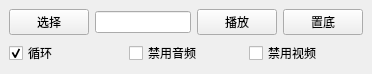
<?xml version="1.0" encoding="UTF-8"?>
<ui version="4.0">
 <class>MainWindow</class>
 <widget class="QMainWindow" name="MainWindow">
  <property name="geometry">
   <rect>
    <x>0</x>
    <y>0</y>
    <width>372</width>
    <height>67</height>
   </rect>
  </property>
  <property name="windowTitle">
   <string>MainWindow</string>
  </property>
  <widget class="QWidget" name="centralwidget">
   <layout class="QVBoxLayout" name="verticalLayout">
    <item>
     <layout class="QHBoxLayout" name="horizontalLayout">
      <item>
       <widget class="QPushButton" name="pushButton">
        <property name="text">
         <string>选择</string>
        </property>
       </widget>
      </item>
      <item>
       <widget class="QLineEdit" name="lineEdit"/>
      </item>
      <item>
       <widget class="QPushButton" name="pushButton_2">
        <property name="text">
         <string>播放</string>
        </property>
       </widget>
      </item>
      <item>
       <widget class="QPushButton" name="pushButton_3">
        <property name="text">
         <string>置底</string>
        </property>
       </widget>
      </item>
     </layout>
    </item>
    <item>
     <layout class="QHBoxLayout" name="horizontalLayout_3">
      <item>
       <widget class="QCheckBox" name="checkBox_3">
        <property name="text">
         <string>循环</string>
        </property>
        <property name="checked">
         <bool>true</bool>
        </property>
       </widget>
      </item>
      <item>
       <widget class="QCheckBox" name="checkBox">
        <property name="text">
         <string>禁用音频</string>
        </property>
       </widget>
      </item>
      <item>
       <widget class="QCheckBox" name="checkBox_2">
        <property name="text">
         <string>禁用视频</string>
        </property>
       </widget>
      </item>
     </layout>
    </item>
   </layout>
  </widget>
 </widget>
 <resources/>
 <connections/>
</ui>
